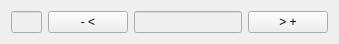
<?xml version="1.0" encoding="UTF-8"?>
<ui version="4.0">
 <class>SingleJointUnit</class>
 <widget class="QWidget" name="SingleJointUnit">
  <property name="geometry">
   <rect>
    <x>0</x>
    <y>0</y>
    <width>339</width>
    <height>42</height>
   </rect>
  </property>
  <property name="windowTitle">
   <string>Form</string>
  </property>
  <layout class="QHBoxLayout" name="horizontalLayout" stretch="10,1,10,1">
   <item>
    <widget class="QLineEdit" name="lineEdit">
     <property name="enabled">
      <bool>false</bool>
     </property>
     <property name="sizePolicy">
      <sizepolicy hsizetype="Minimum" vsizetype="Fixed">
       <horstretch>0</horstretch>
       <verstretch>0</verstretch>
      </sizepolicy>
     </property>
     <property name="minimumSize">
      <size>
       <width>20</width>
       <height>0</height>
      </size>
     </property>
    </widget>
   </item>
   <item>
    <widget class="QPushButton" name="lessButton">
     <property name="sizePolicy">
      <sizepolicy hsizetype="Expanding" vsizetype="Fixed">
       <horstretch>0</horstretch>
       <verstretch>0</verstretch>
      </sizepolicy>
     </property>
     <property name="text">
      <string>- &lt;</string>
     </property>
    </widget>
   </item>
   <item>
    <widget class="QLineEdit" name="lineEdit_2">
     <property name="enabled">
      <bool>false</bool>
     </property>
     <property name="sizePolicy">
      <sizepolicy hsizetype="Minimum" vsizetype="Fixed">
       <horstretch>0</horstretch>
       <verstretch>0</verstretch>
      </sizepolicy>
     </property>
    </widget>
   </item>
   <item>
    <widget class="QPushButton" name="moreButton">
     <property name="sizePolicy">
      <sizepolicy hsizetype="Expanding" vsizetype="Fixed">
       <horstretch>0</horstretch>
       <verstretch>0</verstretch>
      </sizepolicy>
     </property>
     <property name="text">
      <string>&gt; +</string>
     </property>
    </widget>
   </item>
  </layout>
 </widget>
 <resources/>
 <connections/>
</ui>
